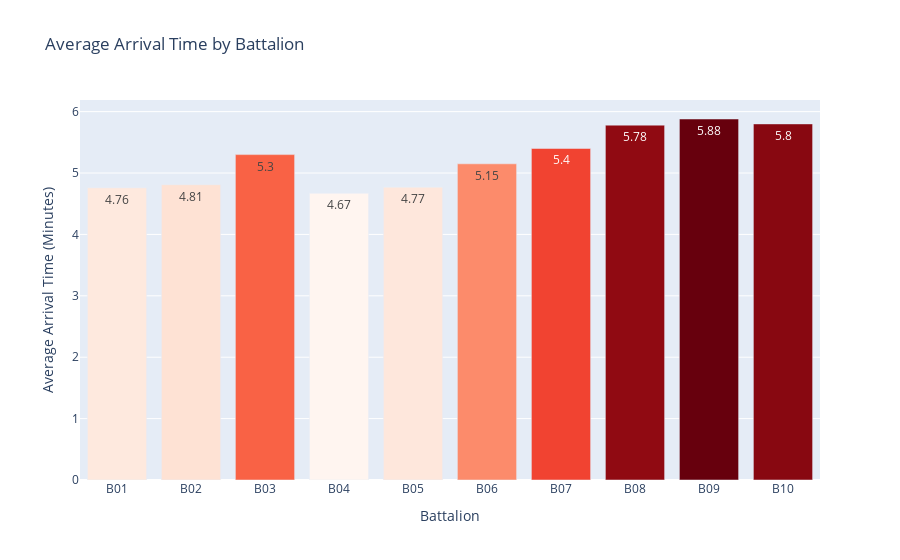

Notebook code cell kept with this figure:
### Markdown cell above
This code generates a bar chart using the Plotly library to visualize the average arrival time of different fire departments or "battalions" to a fire scene.

### Code cell
# Author-
# Ali Dadayev 


# Convert to minutes and add a new column
df['Arrive time_minutes'] = ((df['Arrival DtTm'] - df['Alarm DtTm']).dt.total_seconds() / 60.0).round(2)
df = df[df['Battalion'] != 'B99']
avg_arrival_time_by_battalion = df.groupby('Battalion')['Arrive time_minutes'].mean().round(2).reset_index()

# Create a bar chart with color gradient
data = [go.Bar(
            x=avg_arrival_time_by_battalion['Battalion'],
            y=avg_arrival_time_by_battalion['Arrive time_minutes'],
            marker=dict(color=avg_arrival_time_by_battalion['Arrive time_minutes'],
                        colorscale='Reds',
                        reversescale=False
                       ),
            text=avg_arrival_time_by_battalion['Arrive time_minutes'],
            textposition='auto'
        )]



# Set layout options
layout = go.Layout(
    title='Average Arrival Time by Battalion',
    xaxis=dict(title='Battalion'),
    yaxis=dict(title='Average Arrival Time (Minutes)'),
    hovermode='closest'
)

# Create the figure and save to an HTML file
fig = go.Figure(data=data, layout=layout)
pyo.plot(fig, filename='plot.html')



# Display the plot in the notebook
pyo.iplot(fig)

### Figure 1 — Plotly figure (JSON) as saved in the notebook; plotly's stock layout.template omitted (floating-point values rounded to 4 significant figures)
{"data": [{"marker": {"color": [4.76, 4.81, 5.3, 4.67, 4.77, 5.15, 5.4, 5.78, 5.88, 5.8], "colorscale": [[0, "rgb(255,245,240)"], [0.125, "rgb(254,224,210)"], [0.25, "rgb(252,187,161)"], [0.375, "rgb(252,146,114)"], [0.5, "rgb(251,106,74)"], [0.625, "rgb(239,59,44)"], [0.75, "rgb(203,24,29)"], [0.875, "rgb(165,15,21)"], [1, "rgb(103,0,13)"]], "reversescale": false}, "text": [4.76, 4.81, 5.3, 4.67, 4.77, 5.15, 5.4, 5.78, 5.88, 5.8], "textposition": "auto", "type": "bar", "x": ["B01", "B02", "B03", "B04", "B05", "B06", "B07", "B08", "B09", "B10"], "y": [4.76, 4.81, 5.3, 4.67, 4.77, 5.15, 5.4, 5.78, 5.88, 5.8]}], "layout": {"hovermode": "closest", "title": {"text": "Average Arrival Time by Battalion"}, "xaxis": {"title": {"text": "Battalion"}}, "yaxis": {"title": {"text": "Average Arrival Time (Minutes)"}}}}
